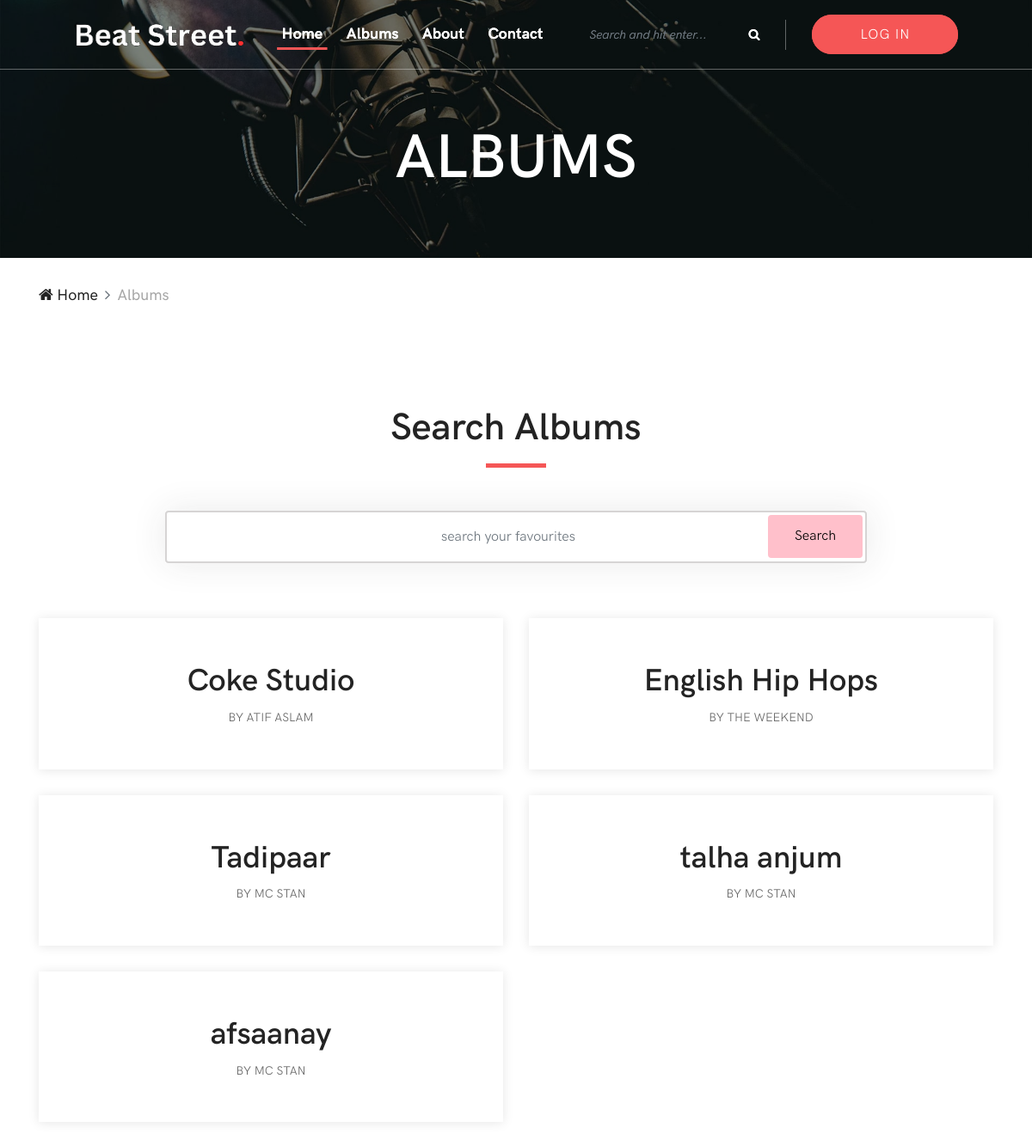
Page /albums.php on the committed database.
### tables this page shows
CREATE TABLE `tbl_album` (
  `id` int(11) NOT NULL,
  `album` varchar(500) NOT NULL,
  `artistname` int(11) NOT NULL
);

CREATE TABLE `tbl_artist` (
  `id` int(11) NOT NULL,
  `artist_name` varchar(200) NOT NULL,
  `artist_category` varchar(200) NOT NULL
);

### albums.php (the view, shortened to what this page needs)
<?php
include('connection.php');
$select_query = "SELECT * FROM `tbl_album` INNER JOIN `tbl_artist` ON (tbl_album.artistname = tbl_artist.id)";
$query_run = mysqli_query($con , $select_query);
?>
<!DOCTYPE html>
<html lang="en">
<head>
<link rel="stylesheet" href="style.css">
</head>
<body>
  <header class="header-area">
    <div class="main-header-area">
      <div class="classy-nav-container breakpoint-off">
<?php include('nav.php');?>
      </div>
    </div>
  </header>
<header class="header-area">
<div class="main-header-area">
<div class="classy-nav-container breakpoint-off">
<?php include('nav.php');?>
</div>
</div>
</header>
<div class="breadcumb-area bg-img bg-overlay" style="background-image: url(img/bg-img/2.jpg);">
<div class="container h-100">
<div class="row h-100 align-items-center">
<div class="col-12">
<h2 class="title mt-70">ALBUMS</h2>
</div>
</div>
</div>
</div>
<div class="breadcumb--con">
<div class="container">
<div class="row">
<div class="col-12">
<nav aria-label="breadcrumb">
<ol class="breadcrumb">
<li class="breadcrumb-item"><a href="#"><i class="fa fa-home"></i> Home</a></li>
<li class="breadcrumb-item active" aria-current="page">Albums</li>
</ol>
</nav>
</div>
</div>
</div>
</div>
<section class="poca-latest-epiosodes section-padding-80">
<div class="container">
<div class="row">
<div class="col-12">
<div class="section-heading text-center">
<h2>Search Albums</h2>
<div class="line"></div>
</div>
</div>
</div>
</div>
<div class="container">
                    <div class="row height d-flex justify-content-center align-items-center">
                      <div class="col-md-8">
                        <div class="search">
                          <input id="for_search" type="text" class="form-control" placeholder="search your favourites" required>
                          <button onclick="search()" class="btn btn-primary">Search</button>
                        </div>
                      </div>
                    </div>
</div>
<section id="hide">
  <div class="container" >
<div class="row poca-portfolio">
<?php while($row = mysqli_fetch_array($query_run)){?>
<div class="col-lg-6 col-md-6 single_gallery_item entre wow fadeInUp" data-wow-delay="0.2s">
<div class="poca-music-area style-2 d-flex align-items-center flex-wrap">
<div class="poca-music-thumbnail">
</div>
<div class="poca-music-content text-center">
<h2><?php echo $row['album'];?></h2>
<div class="music-meta-data">
<p>By <a href="#" class="music-author"><?php echo $row['artist_name'];?></a></p>
</div>
</div>
</div>
</div>
<?php } ?>
</div>
</div>
</section>
</body>
</html>

### style.css (style rules this page uses)
* { margin: 0; padding: 0; }
body { font-family: "HK Grotesk"; font-weight: 400; font-size: 14px; }
h1, h2, h3, h4, h5, h6 { font-family: "HK Grotesk"; color: #232323; line-height: 1.4; font-weight: 600; }
a, a:active, a:focus, a:hover { color: #232323; text-decoration: none; -webkit-transition-duration: 500ms; -o-transition-duration: 500ms; transition-duration: 500ms; outline: none; }
li { list-style: none; }
p { line-height: 1.9; color: #666666; font-size: 16px; font-weight: 400; }
.bg-overlay { position: relative; z-index: 1; }
.bg-overlay::after { position: absolute; content: ""; height: 100%; width: 100%; top: 0; left: 0; z-index: -1; background-color: rgba(0, 0, 0, 0.5); }
.bg-img { background-position: center center; background-size: cover; background-repeat: no-repeat; }
.mt-70 { margin-top: 70px; }
.section-padding-80 { padding-top: 80px; padding-bottom: 80px; }
.section-heading { position: relative; z-index: 1; margin-bottom: 50px; }
.section-heading h2 { font-size: 44px; text-transform: capitalize; margin-bottom: 10px; }
.section-heading .line { width: 70px; height: 5px; background-color: #f55656; }
.section-heading.text-center .line { margin: 0 auto; }
.header-area { position: fixed; z-index: 599; width: 100%; left: 0; top: 0; -webkit-transition-duration: 500ms; -o-transition-duration: 500ms; transition-duration: 500ms; border-bottom: 1px solid rgba(255, 255, 255, 0.2); }
.classy-nav-container { background-color: transparent; padding: 0 2%; }
.poca-music-area { position: relative; z-index: 2; background-color: #ffffff; }
.poca-music-area .poca-music-thumbnail { position: relative; z-index: 1; -webkit-box-flex: 0; -ms-flex: 0 0 260px; flex: 0 0 260px; max-width: 260px; width: 260px; }
.poca-music-area .poca-music-content { -webkit-box-flex: 0; -ms-flex: 0 0 calc(100% - 260px); flex: 0 0 calc(100% - 260px); max-width: calc(100% - 260px); width: calc(100% - 260px); position: relative; z-index: 1; padding: 30px; }
.poca-music-area .poca-music-content h2 { font-size: 36px; display: block; margin-bottom: 5px; line-height: 1.3; }
.poca-music-area .poca-music-content .music-meta-data p { text-transform: uppercase; color: #666666; font-size: 14px; }
.poca-music-area .poca-music-content .music-meta-data p a { text-transform: uppercase; color: #666666; font-size: 14px; }
.poca-music-area.style-2 { margin-bottom: 30px; background-color: #ffffff; box-shadow: 0 1px 12px 0 rgba(0, 0, 0, 0.1); }
.poca-music-area.style-2 .poca-music-thumbnail { -webkit-box-flex: 0; -ms-flex: 0 0 100%; flex: 0 0 100%; max-width: 100%; width: 100%; }
.poca-music-area.style-2 .poca-music-content { -webkit-box-flex: 0; -ms-flex: 0 0 100%; flex: 0 0 100%; max-width: 100%; width: 100%; }
.breadcumb-area { position: relative; z-index: 1; height: 300px; }
.breadcumb-area .title { font-size: 72px; margin-bottom: 0; color: #ffffff; text-transform: capitalize; text-align: center; }
.breadcumb--con .breadcrumb { padding: 30px 0; margin-bottom: 0; list-style: none; background-color: transparent; border-radius: 0; }
.breadcumb--con .breadcrumb .breadcrumb-item, .breadcumb--con .breadcrumb .breadcrumb-item > a, .breadcumb--con .breadcrumb .breadcrumb-item.active { font-size: 18px; text-transform: capitalize; color: #232323; font-weight: 500; letter-spacing: normal; }
.breadcumb--con .breadcrumb .breadcrumb-item.active { color: #a6a6a6; }
.breadcumb--con .breadcrumb .breadcrumb-item + .breadcrumb-item::before { content: "\f105"; font-family: 'FontAwesome'; }

### css/default-assets/classy-nav.css (style rules this page uses)
body { font-family: "Roboto", sans-serif; }
.bg-img { background-position: center center; background-size: cover; background-repeat: no-repeat; }
.classy-nav-container { position: relative; z-index: 100; background-color: #ffffff; }
.justify-content-center { -webkit-box-pack: center; -ms-flex-pack: center; justify-content: center; }

### albums.php (style rules this page uses)
.height { margin-bottom:4rem; }
.search { position: relative; box-shadow: 0 0 40px rgba(51, 51, 51, .1); }
.search input { height: 60px; line-height:18px 50px; text-indent: 15px; border: 2px solid #d6d4d4; padding:1.8rem 19rem; }
.search button { position: absolute; top: 5px; right: 5px; height: 50px; width: 110px; background: pink; }

### rows in the picture
tbl_album: album "Coke Studio", artistname.artist_name "ATIF ASLAM"
tbl_album: album "English Hip Hops", artistname.artist_name "THE WEEKEND"
tbl_album: album "Tadipaar", artistname.artist_name "MC STAN"
tbl_album: album "talha anjum", artistname.artist_name "MC STAN"
tbl_album: album "afsaanay", artistname.artist_name "MC STAN"
